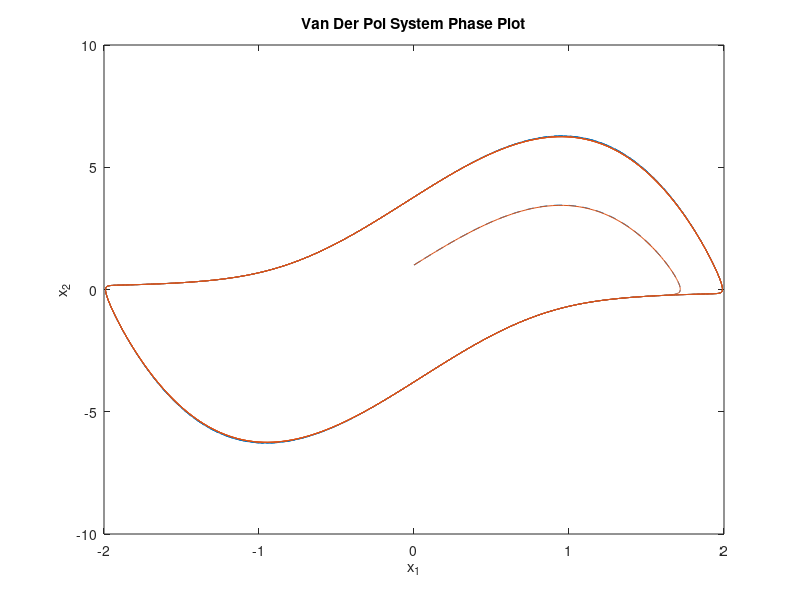
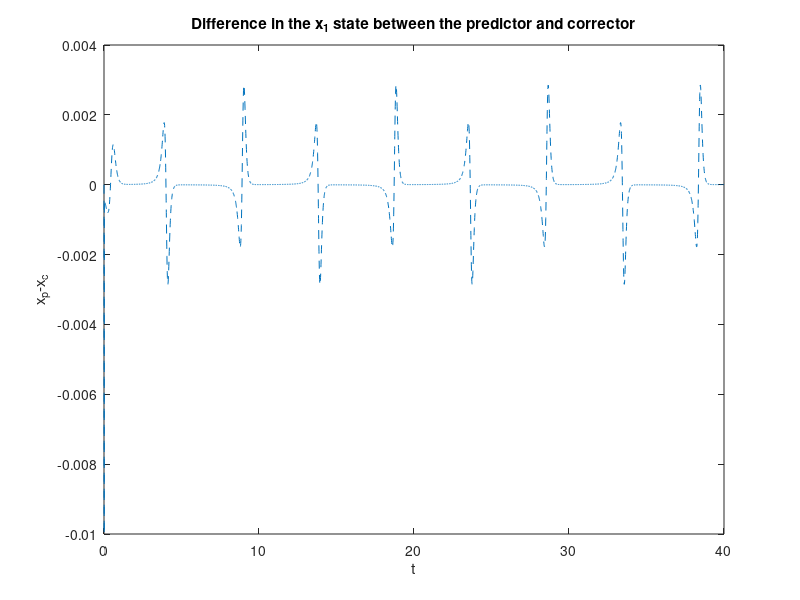
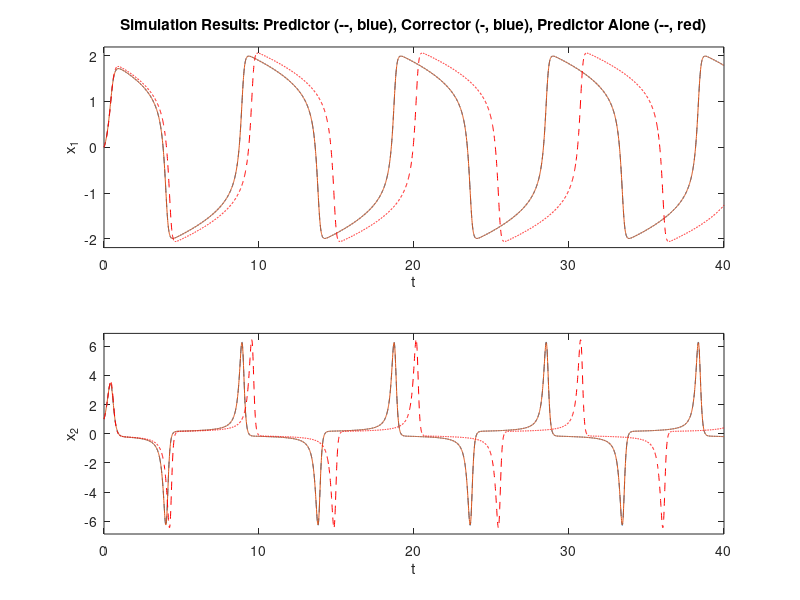

Reproduce these figures in MATLAB, in order.
eps=4;
T=0.01;

t0plot=0;
tfinal=40;
t=[0:T:tfinal];
N=length(t);
k0=1+floor(t0plot/T);


xp=zeros(2,N);
fp=xp;

xc(:,1)=[0 1]';
xp(:,1)=xc(:,1);


xpo=xp;
fpo=fp;



for k=1:N-1
    
    %--------------PECE------------------------------
    %P
    xp(:,k+1)=xc(:,k)+T*fp(:,k);
    
    %E
    fp(1,k+1)=xp(2,k+1);
    fp(2,k+1)=eps*(1-(xp(1,k+1))^2)*xp(2,k+1)-xp(1,k+1);
    
    %C
    xc(:,k+1)=xc(:,k)+T*fp(:,k+1);
    
    %E
    fc(1,k+1)=xc(2,k+1);
    fc(2,k+1)=eps*(1-(xc(1,k+1))^2)*xc(2,k+1)-xc(1,k+1);
    %--------------PECE------------------------------
    
    
    %Euler alone
    fpo(1,k)=xpo(2,k);
    fpo(2,k)=eps*(1-(xpo(1,k))^2)*xpo(2,k)-xpo(1,k);
    xpo(:,k+1)=xpo(:,k)+T*fpo(:,k);
    
end

figure(1)
plot(xp(1,k0:N),xp(2,k0:N),'--')
hold on
    plot(xc(1,k0:N),xc(2,k0:N),'-')
hold off
xlabel('x_1')
ylabel('x_2')
title('Van Der Pol System Phase Plot')

figure(2)
plot(t(k0:N),xp(1,k0:N)-xc(1,k0:N),'--')

xlabel('t')
ylabel('x_p-x_c')
title('Difference in the x_1 state between the predictor and corrector')

figure(3)
subplot(211)
plot(t(k0:N),xp(1,k0:N),'--')
hold on
    plot(t(k0:N),xc(1,k0:N),'-')
    plot(t(k0:N),xpo(1,k0:N),'r--')
hold off
axis([t(k0) t(N) 1.1*min(xc(1,:)) 1.1*max(xc(1,:))])
xlabel('t')
ylabel('x_1')
title('Simulation Results: Predictor (--, blue), Corrector (-, blue), Predictor Alone (--, red)')


subplot(212)
plot(t(k0:N),xp(2,k0:N),'--')
hold on
    plot(t(k0:N),xc(2,k0:N),'-')
    plot(t(k0:N),xpo(2,k0:N),'r--')
hold off
axis([t(k0) t(N) 1.1*min(xc(2,:)) 1.1*max(xc(2,:))])
xlabel('t')
ylabel('x_2')
